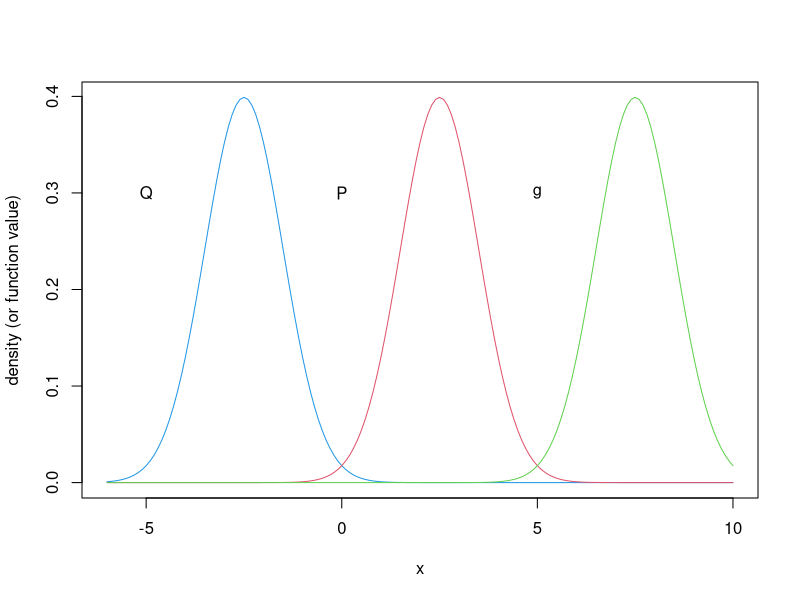

Source code (R):
png('IS_plot.png')
mygrid <- seq(-6, 10, by=0.1)
plot(mygrid, dnorm(mygrid, mean=-2.5), type='l', 
     col=4, xlab='x', ylab='density (or function value)')
text(labels='Q', x=-5, y=0.3)
lines(mygrid, dnorm(mygrid, mean=2.5), col=2)
text(labels='P', x=0, y=0.3)
lines(mygrid, dnorm(mygrid, mean=7.5), col=3)
text(labels='g', x=5, y=0.3)
dev.off()
